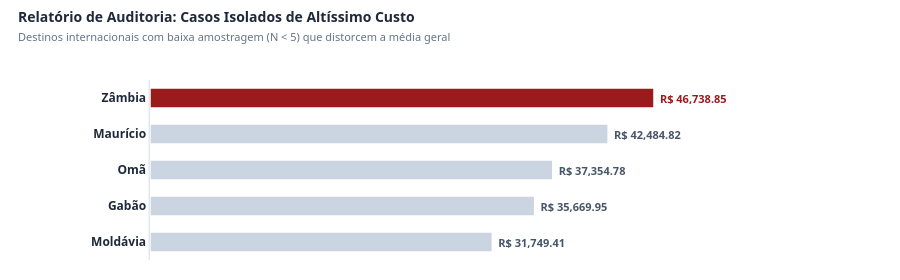

The notebook cell this image was saved under:
### Markdown cell above
**Outliers de rota:**

### Code cell
# Agrupamento idêntico à Silver para identificação de baixa amostragem
q2_bruto = df_viagem.groupby('destino_estado')['valor_total'].agg(['mean', 'count']).reset_index()

# Filtro Inverso: Localidades com menos de 5 viagens, mas com custo médio crítico
# Ordenado pelo maior custo médio para isolar os maiores desvios
q2_anomalias = q2_bruto[
    (q2_bruto['count'] < 5) & (q2_bruto['count'] > 0) &
    (~q2_bruto['destino_estado'].isin(["Sigiloso", "Não Informado", "Não informado"]))
].sort_values(by='mean', ascending=False).head(5)

# Exibição de controle textual no console
print("=== RELATÓRIO DE ANOMALIAS: DESTINOS DE ALTO CUSTO E BAIXO VOLUME ===")
for idx, row in enumerate(q2_anomalias.itertuples(), 1):
    print(f"⚠️ Anomalia {idx}: {row.destino_estado:<25} | Custo Médio: R$ {row.mean:,.2f} ({row.count} viagens)")

# Preparação do Gráfico (Invertido para o maior desvio ficar no topo)
q2_anomalias_grafico = q2_anomalias.sort_values(by='mean', ascending=True)

# Paleta de Auditoria: Tons de cinza neutro com destaque em Vermelho Carmesim para o maior desvio
cores_anomalias = ['#cbd5e1'] * (len(q2_anomalias_grafico) - 1) + ['#991b1b']
cores_texto_anomalias = ['#475569'] * (len(q2_anomalias_grafico) - 1) + ['#991b1b']

fig_anomalias = go.Figure()

fig_anomalias.add_trace(go.Bar(
    y=q2_anomalias_grafico['destino_estado'],
    x=q2_anomalias_grafico['mean'],
    orientation='h',
    marker=dict(
        color=cores_anomalias,
        line=dict(color='#ffffff', width=1.5)
    ),
    text=[f" <b>R$ {val:,.2f}</b> " for val in q2_anomalias_grafico['mean']],
    textposition='outside',
    textfont=dict(color=cores_texto_anomalias, size=11, family="Segoe UI, Arial"),
    hovertemplate=(
        "<b>⚠️ Alerta de Outlier:</b> %{y}<br>"
        "<b>💵 Custo Médio Isolado:</b> R$ %{x:,.2f}<br>"
        "<b>📉 Amostragem na Base:</b> %{customdata} viagem(ns)<extra></extra>"
    ),
    customdata=q2_anomalias_grafico['count'],
    width=0.55
))

# Estilização do Hover Padronizada (Cartão Escuro)
fig_anomalias.update_traces(
    hoverlabel=dict(
        bgcolor="#1e293b",
        bordercolor="#e2e8f0",
        font=dict(color="#ffffff", size=12, family="Segoe UI, Arial"),
        align="left"
    )
)

# Layout Clean Executivo
fig_anomalias.update_layout(
    title=dict(
        text="<b>Relatório de Auditoria: Casos Isolados de Altíssimo Custo</b><br><span style='font-size: 11px; color: #64748b;'>Destinos internacionais com baixa amostragem (N < 5) que distorcem a média geral</span>",
        font=dict(size=14, color='#1e293b', family="Segoe UI, Arial"),
        x=0.02,
        y=0.92
    ),
    template="plotly_white",
    paper_bgcolor="#ffffff",
    plot_bgcolor="#ffffff",
    height=280,
    margin=dict(l=150, r=120, t=80, b=20),
    showlegend=False,
    xaxis=dict(
        visible=False,
        range=[0, q2_anomalias_grafico['mean'].max() * 1.25]
    ),
    yaxis=dict(
        showgrid=False,
        showline=True,
        linecolor="#e2e8f0",
        linewidth=1.5,
        tickfont=dict(size=12, color='#1e293b', family="Segoe UI, Arial", weight="bold")
    )
)

fig_anomalias.show()

# Card Explicativo Metodológico em HTML Profissional
html_explicacao_anomalia = """
<div style="font-family: 'Segoe UI', Arial, sans-serif; max-width: 900px; margin-top: 5px;">
    <div style="background-color: #fef2f2; border-left: 5px solid #ef4444; padding: 12px 16px; border-radius: 4px; box-shadow: 0 1px 2px rgba(0,0,0,0.05);">
        <strong style="color: #991b1b; font-size: 13px; display: flex; align-items: center;">
            🎯 Nota de Data Profiling: Separação Estratégica de Ruído e Tendência
        </strong>
        <p style="color: #7f1d1d; margin: 4px 0 0 0; font-size: 12px; line-height: 1.5; text-align: justify;">
            Os destinos plotados acima representam <b>anomalias de baixa frequência</b>. Isolar estes registros do Dashboard principal é uma boa prática de Governança de Dados, pois evita que missões diplomáticas pontuais e não recorrentes (como comitivas para a Zâmbia ou Omã) mascarem a verdadeira tendência dos gastos com passagens e diárias do funcionalismo público federal.
        </p>
    </div>
</div>
"""
display(HTML(html_explicacao_anomalia))

### Figure 1 — Plotly figure (JSON) as saved in the notebook; plotly's stock layout.template omitted (floating-point values rounded to 4 significant figures)
{"data": [{"customdata": [2, 2, 4, 1, 2], "hoverlabel": {"align": "left", "bgcolor": "#1e293b", "bordercolor": "#e2e8f0", "font": {"color": "#ffffff", "family": "Segoe UI, Arial", "size": 12}}, "hovertemplate": "<b>⚠️ Alerta de Outlier:</b> %{y}<br><b>💵 Custo Médio Isolado:</b> R$ %{x:,.2f}<br><b>📉 Amostragem na Base:</b> %{customdata} viagem(ns)<extra></extra>", "marker": {"color": ["#cbd5e1", "#cbd5e1", "#cbd5e1", "#cbd5e1", "#991b1b"], "line": {"color": "#ffffff", "width": 1.5}}, "orientation": "h", "text": [" <b>R$ 31,749.41</b> ", " <b>R$ 35,669.95</b> ", " <b>R$ 37,354.78</b> ", " <b>R$ 42,484.82</b> ", " <b>R$ 46,738.85</b> "], "textfont": {"color": ["#475569", "#475569", "#475569", "#475569", "#991b1b"], "family": "Segoe UI, Arial", "size": 11}, "textposition": "outside", "type": "bar", "width": 0.55, "x": [31750.0, 35670.0, 37350.0, 42480.0, 46740.0], "y": ["Moldávia", "Gabão", "Omã", "Maurício", "Zâmbia"]}], "layout": {"height": 280, "margin": {"b": 20, "l": 150, "r": 120, "t": 80}, "paper_bgcolor": "#ffffff", "plot_bgcolor": "#ffffff", "showlegend": false, "title": {"font": {"color": "#1e293b", "family": "Segoe UI, Arial", "size": 14}, "text": "<b>Relatório de Auditoria: Casos Isolados de Altíssimo Custo</b><br><span style='font-size: 11px; color: #64748b;'>Destinos internacionais com baixa amostragem (N < 5) que distorcem a média geral</span>", "x": 0.02, "y": 0.92}, "xaxis": {"range": [0, 58420.0], "visible": false}, "yaxis": {"linecolor": "#e2e8f0", "linewidth": 1.5, "showgrid": false, "showline": true, "tickfont": {"color": "#1e293b", "family": "Segoe UI, Arial", "size": 12, "weight": "bold"}}}}
